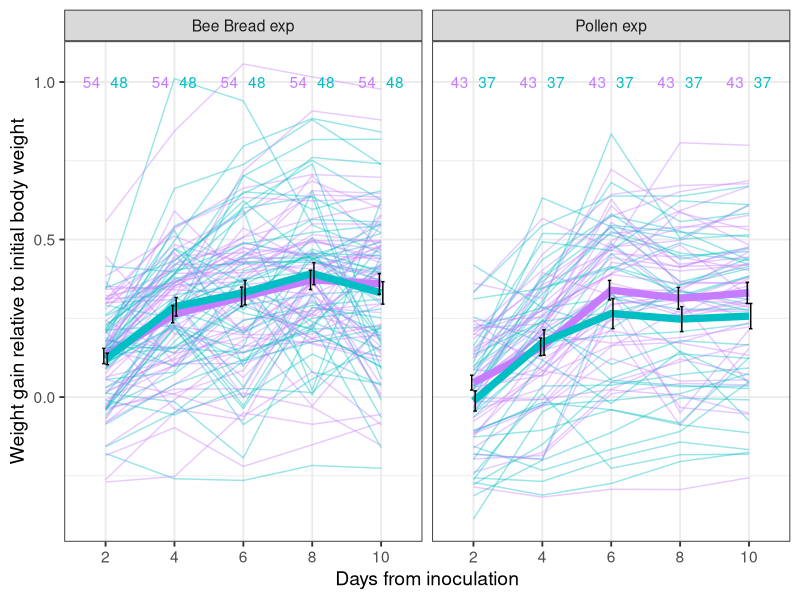
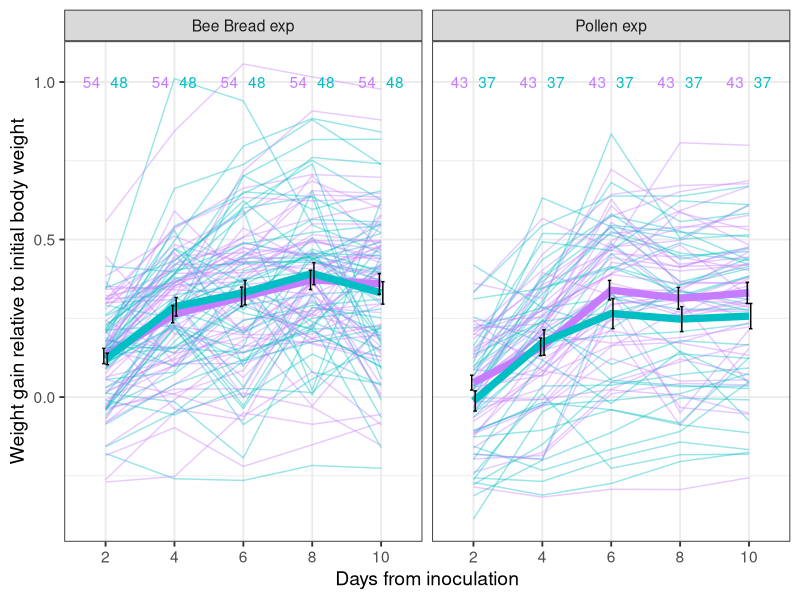

The R script that drew these images, in order:
# Joanito Liberti, UNIL
# Script usage: Plot weight gain of bees

library(tidyr)
library(ggplot2)
library(ggbeeswarm)
library(ggpubr)

setwd("/Volumes/gr_Engel/lab_resources/Manuscripts/2023_Liberti_Maturation/Code/Weight/")

data_wide<-read.table("WeightGain_Data.txt", header = TRUE, fill=TRUE, sep="\t")

data_long <- gather(data_wide, Day, WeightGain, Day2:Day10, factor_key=TRUE)
data_long

data_long$Day <- as.character(data_long$Day)
data_long$Day[data_long$Day=="Day2"] <- 2
data_long$Day[data_long$Day=="Day4"] <- 4
data_long$Day[data_long$Day=="Day6"] <- 6
data_long$Day[data_long$Day=="Day8"] <- 8
data_long$Day[data_long$Day=="Day10"] <- 10
data_long$Day <- factor(data_long$Day, levels = c("2","4","6", "8", "10"), order=T)
data_long$Treatment <- factor(data_long$Treatment, levels = c("MD","CL"))
data_long$NandF <- factor(data_long$NandF, levels = c("nurse","forager"), order=T)

# Plot as repeated measures
data_long$BeeID <- with(data_long, interaction(as.factor(data_long$Sample_ID),  data_long$HiveBox))

give.n <- function(x){return(c(y = 1, label = length(x))) # experiment with the multiplier to find the perfect position
}
gg.base <- ggplot(data_long, aes(x = Day, y = WeightGain, color = Treatment))
gg.treat <- gg.base + geom_line(aes(color = Treatment, group = BeeID), alpha=0.4) +
  stat_summary(aes(group = Treatment, color = Treatment), geom = "line", fun = mean, size = 2.5) +
  stat_summary(aes(group = Treatment, color = Treatment), geom = "errorbar", width = .1, position = position_dodge(.1), color = "black") +
  theme_bw() +
  color_palette(c("#C77CFF","#00BFC4")) +
  ylab("Weight gain relative to initial body weight") +
  xlab("Days from inoculation") +
  facet_wrap(.~Experiment) + 
  theme_bw(base_size=14) +
  guides(color="none") + 
  stat_summary(fun.data = give.n, geom = "text", position=position_nudge(x = c(-0.2,0.2), y = c(0,0))) # add number of observations
gg.treat

ggsave(filename="WeightGainExperiments.pdf", height=10, width=14, dpi=300, useDingbats=FALSE)

pollen <- subset(data_long, Experiment=="Pollen exp")
beebread <- subset(data_long, Experiment=="Bee Bread exp")

# Statistical analyses - effect of time and treatment on weight gain in the two experiments
library(lmerTest)
resul <- lmer(WeightGain ~ Day*Treatment + (1|Hive/UniqueBox/BeeID), data = pollen)
summary(resul)
anova(resul)

resul <- lmer(WeightGain ~ Day*Treatment + (1|Hive/UniqueBox/BeeID), data = beebread)
summary(resul)
anova(resul)
